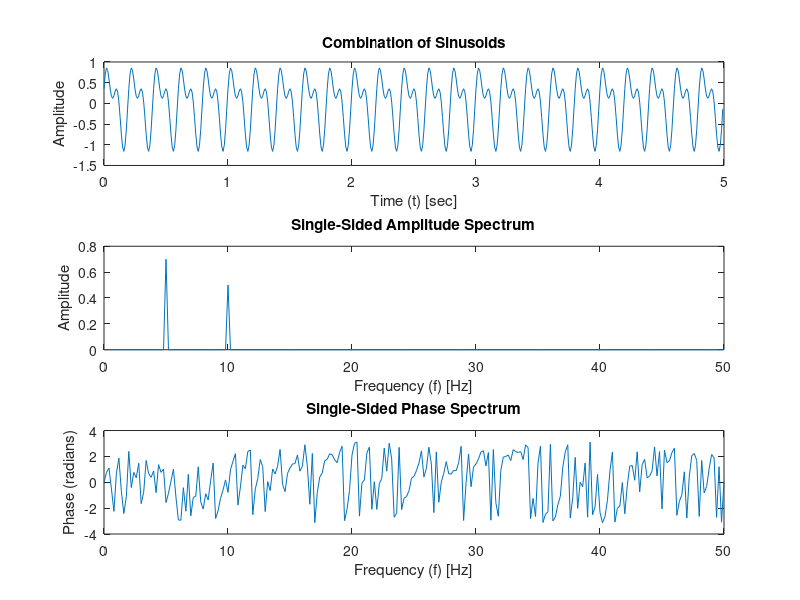

MATLAB code for this plot:
close all;
clear all;
clc;

% Parameters
Fs = 100;           % Sampling frequency in Hz
T = 1/Fs;            % Sampling period
L = 500;            % Length of signal (number of samples)
t = (0:L-1)*T;       % Time vector

% Example signal (sine wave)
f_signal_1 = 5;       % Frequency of sine wave (in Hz)
f_signal_2 = 10;       % Frequency of sine wave (in Hz)
phase_shift = pi/4;  % Phase shift (in radians)

signal = 0.7*sin(2*pi*f_signal_1*t) + 0.5*sin(2*pi*f_signal_2*t + phase_shift);

% Perform FFT
N = length(signal);   % Number of points in FFT
Y = fft(signal, N);   % Compute the FFT

% Frequency array generation
% f = Fs*(0:(N/2))/N;   % Frequency array for one-sided spectrum
f = 0:(Fs/N):(Fs/2);

% Take the magnitude for one-sided amplitude spectrum
P2 = abs(Y/N);        % Two-sided spectrum
P1 = P2(1:N/2+1);     % Single-sided spectrum
P1(2:end-1) = 2*P1(2:end-1);  % Adjust amplitude for one-sided spectrum
amp_spectrum = P1;

% Compute the phase spectrum (single-sided)
ph_spectrum = angle(Y(1:N/2+1));  % Extract the phase for one-sided spectrum

ph_spectrum_degrees = rad2deg(ph_spectrum);

ph_spectrum_unwrapped = unwrap(ph_spectrum);

% Plot the spectrum

figure;
subplot(3,1,1)
plot(t, signal);
title('Combination of Sinusoids');
xlabel('Time (t) [sec]');
ylabel('Amplitude');

subplot(3,1,2)
plot(f, amp_spectrum);
title('Single-Sided Amplitude Spectrum');
xlabel('Frequency (f) [Hz]');
ylabel('Amplitude');

subplot(3,1,3)
plot(f, ph_spectrum);
title('Single-Sided Phase Spectrum');
xlabel('Frequency (f) [Hz]');
ylabel('Phase (radians)');
